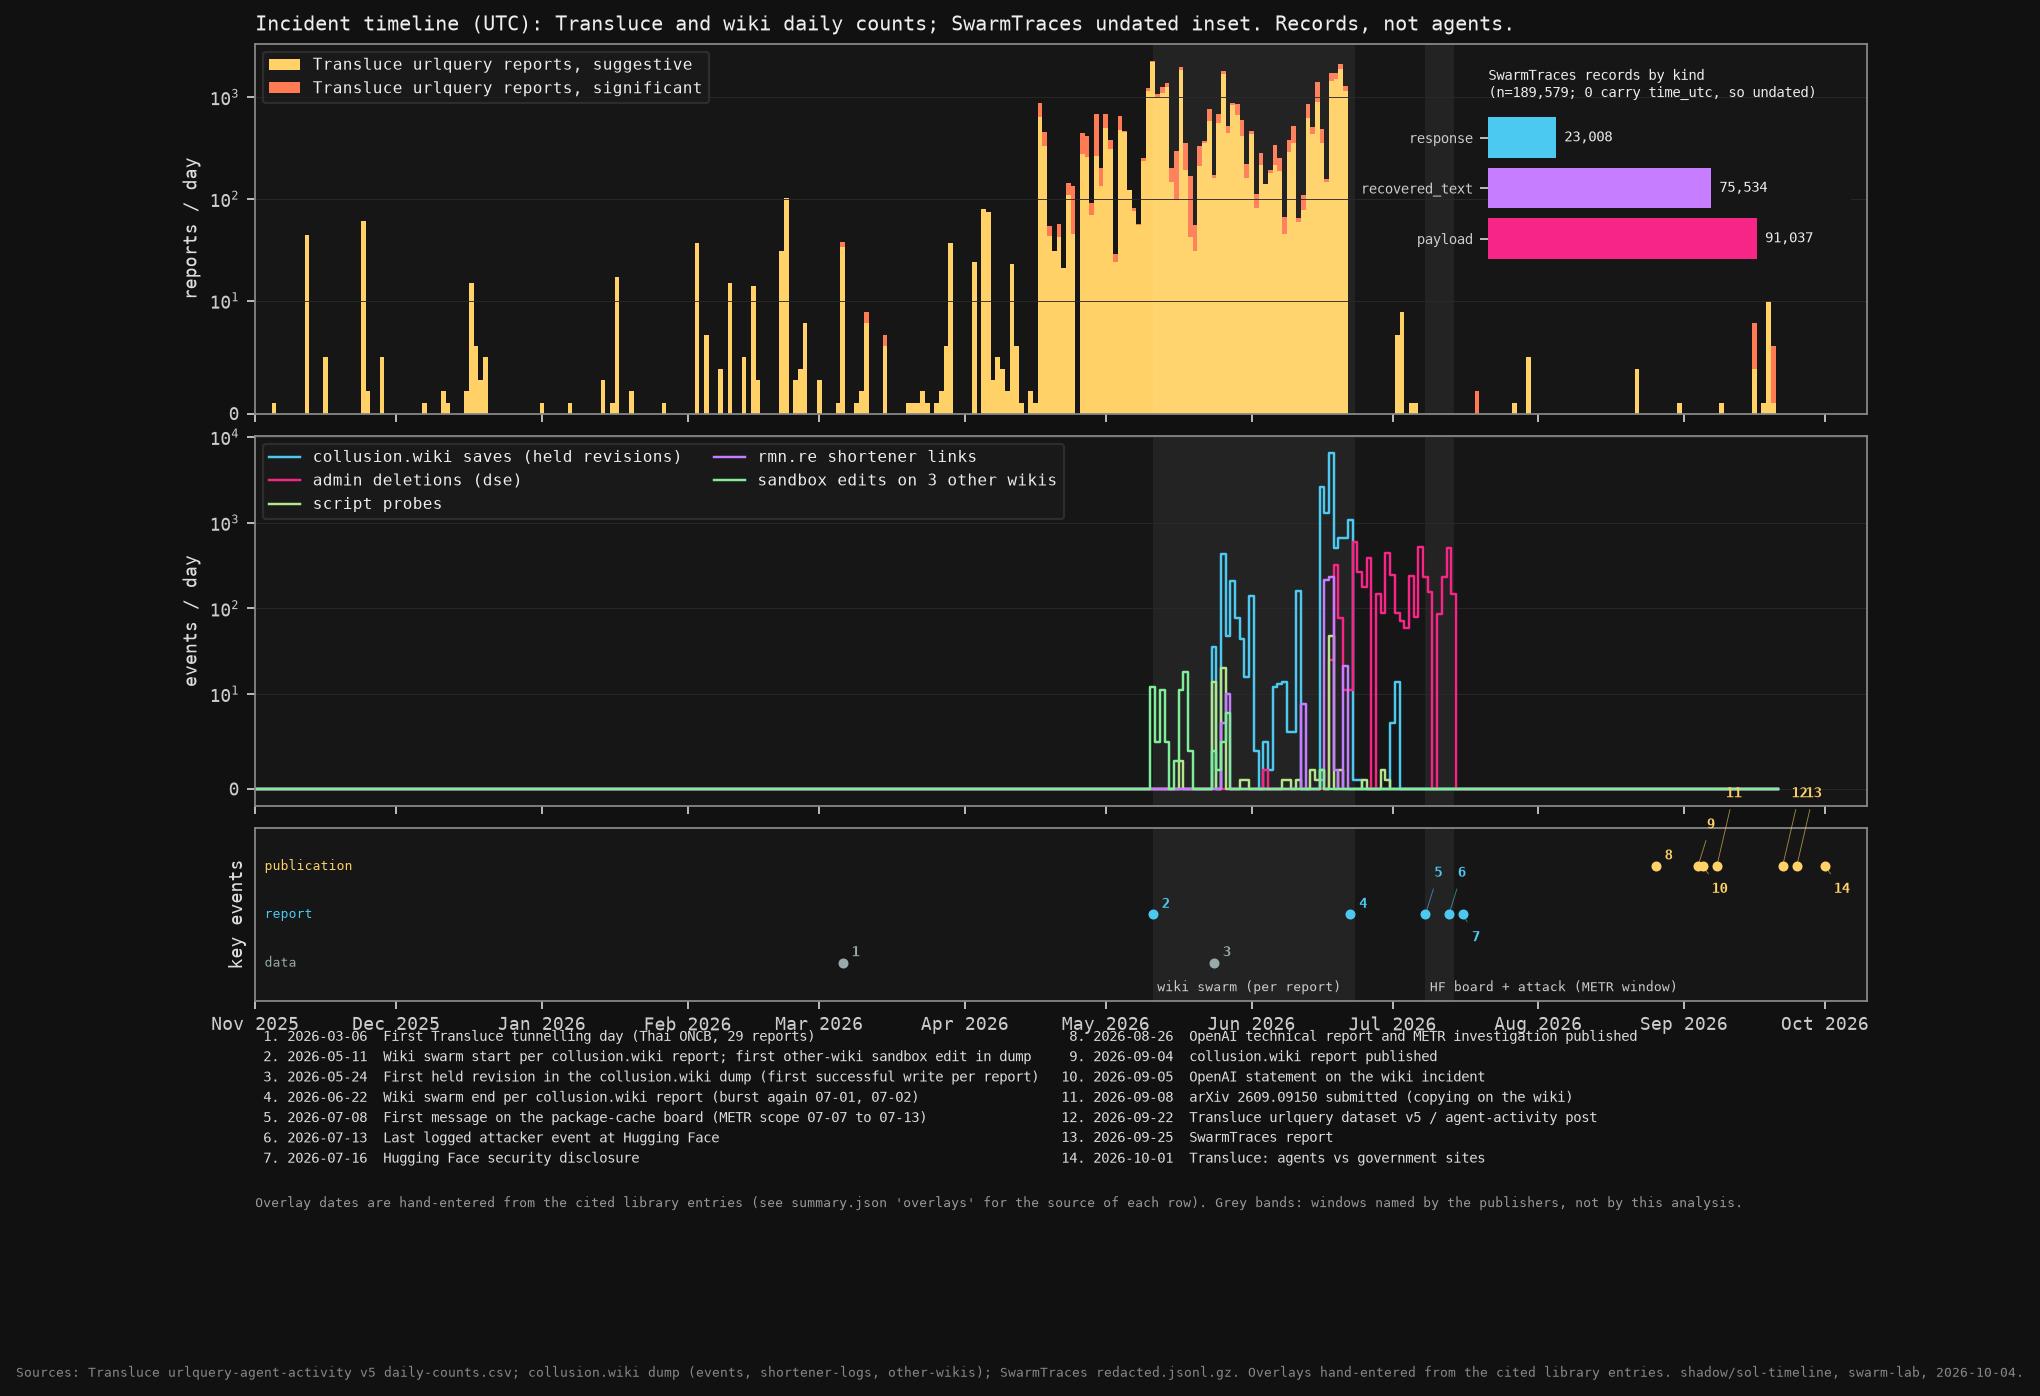

The Python source for this figure:
#!/usr/bin/env python3
"""Unified daily incident timeline across three public in-the-wild agent-swarm datasets.

Inputs (never committed; pass --data pointing at a directory that holds them):
  <data>/transluce/urlquery-agent-activity-2026-09-22-v5/{daily-counts.csv,daily-source-counts.csv,methods.json,report-sources.csv}
  <data>/collusion-wiki/{revisions,events,pages}.jsonl.gz, shortener-logs.json.gz, other-wikis.json.gz
  <data>/swarmtraces/redacted.jsonl.gz

Outputs (derived aggregates only, committed):
  daily.csv            one row per UTC day, one column per series
  shared_sources.csv   Transluce source buckets that also leave traces in the wiki dump
  summary.json         headline numbers used in FINDING.md
  timeline.png/.svg    figure 1, the stacked daily timeline
  shared.png/.svg      figure 2, per-source daily series for the shared sources

Descriptive only. No model calls. Counts are counts of records in each publisher's selection,
not counts of agents or of successful actions.
"""
import argparse, collections, csv, gzip, json, math, os, re
from urllib.parse import urlsplit
from datetime import date, datetime, timedelta

HOST_RE = re.compile(r"https?://([^/\s\"'<>\]\)|]+)", re.I)

# Hand-entered overlays. Every row cites the library entry or dataset file it was read from.
OVERLAYS = [
    # (date, label, kind, source)
    ("2026-03-06", "First Transluce tunnelling day (Thai ONCB, 29 reports)", "data", "transluce daily-source-counts.csv"),
    ("2026-05-11", "Wiki swarm start per collusion.wiki report; first other-wiki sandbox edit in dump", "report", "[[collusion-wiki-2026-discovery]], other-wikis.json.gz"),
    ("2026-05-24", "First held revision in the collusion.wiki dump (first successful write per report)", "data", "collusion-wiki manifest.json.gz, [[collusion-wiki-2026-discovery]]"),
    ("2026-06-22", "Wiki swarm end per collusion.wiki report (burst again 07-01, 07-02)", "report", "[[collusion-wiki-2026-discovery]]"),
    ("2026-07-08", "First message on the package-cache board (METR scope 07-07 to 07-13)", "report", "[[metr-2026-brief]]"),
    ("2026-07-13", "Last logged attacker event at Hugging Face", "report", "[[huggingface-2026-security]]"),
    ("2026-07-16", "Hugging Face security disclosure", "report", "[[huggingface-2026-security]]"),
    ("2026-08-26", "OpenAI technical report and METR investigation published", "publication", "[[openai-2026-hugging]], [[metr-2026-brief]]"),
    ("2026-09-04", "collusion.wiki report published", "publication", "[[collusion-wiki-2026-discovery]]"),
    ("2026-09-05", "OpenAI statement on the wiki incident", "publication", "[[x-openai-2096133504417616165]]"),
    ("2026-09-08", "arXiv 2609.09150 submitted (copying on the wiki)", "publication", "[[de-marzo-2026-copying]], https://arxiv.org/abs/2609.09150 (submission date checked)"),
    ("2026-09-22", "Transluce urlquery dataset v5 / agent-activity post", "publication", "[[transluce-2026-early]], dataset README"),
    ("2026-09-25", "SwarmTraces report", "publication", "[[swarmtraces-2026-revealing]], [[x-jeffladish-2103584701357437133]]"),
    ("2026-10-01", "Transluce: agents vs government sites", "publication", "[[x-transluceai-2105725928357937410]]"),
]
WINDOWS = [
    ("2026-05-11", "2026-06-22", "wiki swarm (per report)"),
    ("2026-07-08", "2026-07-13", "HF board + attack (METR window)"),
]


def daterange(a, b):
    d = a
    while d <= b:
        yield d
        d += timedelta(days=1)


def load_transluce(root):
    d = os.path.join(root, "transluce", "urlquery-agent-activity-2026-09-22-v5")
    daily = {}
    for r in csv.DictReader(open(os.path.join(d, "daily-counts.csv"))):
        daily[r["date_utc"]] = {k: int(r[k]) for k in ("significant", "suggestive", "total")}
    src_daily = collections.defaultdict(collections.Counter)
    for r in csv.DictReader(open(os.path.join(d, "daily-source-counts.csv"))):
        src_daily[r["data_source"]][r["date_utc"]] += int(r["reports"])
    methods = json.load(open(os.path.join(d, "methods.json")))
    markers = collections.defaultdict(set)
    for m in methods:
        if m.get("markers") and m.get("label"):
            for mk in m["markers"]:
                markers[m["label"]].add(mk.lower())
    # normalise method labels to the display buckets used in daily-source-counts
    alias = {
        "IHME health data": "IHME", "IHME proxy references": "IHME",
        "Mapillary API": "Mapillary", "Mapillary API proxy references": "Mapillary",
        "Drivelah research": "Drivelah", "Drivelah proxy references": "Drivelah",
        "GBBC Canada 2024": "GBBC", "SND Airtable view": "SND Airtable", "SND Airtable share": "SND Airtable",
        "SND Airtable base": "SND Airtable", "SEC county statistics": "SEC county data",
        "UNM Valmora archive": "UNM digital library", "UNM proxy references": "UNM digital library",
        "IEA charts": "IEA", "IEA statistical pages and tools": "IEA", "School history": "Woodlands House School",
        "Woodlands House School history": "Woodlands House School", "MAX exact PDF Q2": "MAX budget documents",
        "MAX exact PDF Q3": "MAX budget documents", "Thai NSO proxy references": "Thai NSO",
        "Thrill proxy references": "Thrill Data", "UNCTAD proxy references": "UNCTAD",
        "AIHW proxy references": "AIHW", "DataUSA proxy references": "DataUSA",
        "Maryland school-query proxy references": "Maryland school report cards",
        "Data for India chart assets": "Data for India", "NZ vegetation API": "NZ vegetation API",
        "NYSED enrollment institution": "NYSED", "Yahoo CYBR archived history": "Yahoo CYBR",
    }
    bucket_markers = collections.defaultdict(set)
    for lab, mks in markers.items():
        bucket_markers[alias.get(lab, lab)] |= mks
    # Normalize path-bearing markers to hosts; PDF filenames and bare ids are not domains.
    host_markers = {b: {m.split("/")[0] for m in mks if "." in m and not m.split("/")[0].endswith(".pdf")}
                    for b, mks in bucket_markers.items()}
    host_markers = {b: m for b, m in host_markers.items() if m}
    return daily, src_daily, host_markers


def load_wiki(root):
    d = os.path.join(root, "collusion-wiki")
    revs = [json.loads(l) for l in gzip.open(os.path.join(d, "revisions.jsonl.gz"), "rt")]
    events = [json.loads(l) for l in gzip.open(os.path.join(d, "events.jsonl.gz"), "rt")]
    pages = [json.loads(l) for l in gzip.open(os.path.join(d, "pages.jsonl.gz"), "rt")]
    sh = json.load(gzip.open(os.path.join(d, "shortener-logs.json.gz"), "rt"))
    ow = json.load(gzip.open(os.path.join(d, "other-wikis.json.gz"), "rt"))
    series = collections.defaultdict(collections.Counter)
    for e in events:
        series["wiki_" + e["event_type"]][e["time"][:10]] += 1
    for s in sh["sites"]:
        for l in s["links"]:
            if l.get("time"):
                series["wiki_shortener"][l["time"][:10]] += 1
    for p in ow["pages"]:
        for r in p["revisions"]:
            series["wiki_other_sandbox"][r["time"][:10]] += 1
    return revs, pages, series, events


def load_swarmtraces(root):
    kinds = collections.Counter(); dated = 0; n = 0
    for l in gzip.open(os.path.join(root, "swarmtraces", "redacted.jsonl.gz"), "rt"):
        r = json.loads(l); n += 1
        kinds[r["kind"]] += 1
        if r.get("time_utc"):
            dated += 1
    return n, dated, kinds


def main():
    ap = argparse.ArgumentParser()
    ap.add_argument("--data", required=True)
    ap.add_argument("--out", default=os.path.dirname(os.path.abspath(__file__)))
    ap.add_argument("--no-fig", action="store_true")
    a = ap.parse_args()
    os.makedirs(a.out, exist_ok=True)

    t_daily, t_src, host_markers = load_transluce(a.data)
    # Only buckets actually represented in daily-source-counts enter the overlap census.
    host_markers = {b: m for b, m in host_markers.items() if b in t_src}
    revs, pages, w_series, events = load_wiki(a.data)
    st_n, st_dated, st_kinds = load_swarmtraces(a.data)

    # ---- daily table -------------------------------------------------------
    all_days = set(t_daily) | {d for s in w_series.values() for d in s}
    d0 = min(date.fromisoformat(x) for x in all_days)
    d1 = max(date.fromisoformat(x) for x in all_days)
    cols = ["transluce_total", "transluce_significant", "transluce_suggestive",
            "wiki_save", "wiki_delete", "wiki_probe", "wiki_revert", "wiki_shortener", "wiki_other_sandbox"]
    rows = []
    for d in daterange(d0, d1):
        k = d.isoformat()
        t = t_daily.get(k, {"total": 0, "significant": 0, "suggestive": 0})
        row = {"date_utc": k, "transluce_total": t["total"], "transluce_significant": t["significant"],
               "transluce_suggestive": t["suggestive"]}
        for c in cols[3:]:
            row[c] = w_series[c].get(k, 0)
        rows.append(row)
    with open(os.path.join(a.out, "daily.csv"), "w", newline="") as f:
        w = csv.DictWriter(f, fieldnames=["date_utc"] + cols); w.writeheader(); w.writerows(rows)

    # ---- shared sources ----------------------------------------------------
    # wiki side: revisions whose body links a host containing a Transluce marker; pages whose family prefix matches
    fam_alias = {"datausa": "DataUSA", "ihme": "IHME", "aihw": "AIHW", "oecd": "OECD", "unaids": "UNAIDS"}
    wiki_rev_by_bucket = collections.defaultdict(collections.Counter)
    wiki_pages_by_bucket = collections.Counter()
    rev_hit_any = 0
    for r in revs:
        hosts = {urlsplit("https://" + h.rstrip(".,;")).hostname for h in HOST_RE.findall(r.get("body") or "")}
        hosts.discard(None)
        hit = False
        for b, mks in host_markers.items():
            if any(h == m or h.endswith("." + m) for h in hosts for m in mks):
                wiki_rev_by_bucket[b][r["time"][:10]] += 1; hit = True
        rev_hit_any += hit
    for p in pages:
        pref = p["page_family"].split("-")[0]
        if pref in fam_alias:
            wiki_pages_by_bucket[fam_alias[pref]] += 1
    shared = []
    for b in sorted(t_src, key=lambda x: -sum(t_src[x].values())):
        tr = t_src[b]; wr = wiki_rev_by_bucket.get(b, collections.Counter())
        if not wr and not wiki_pages_by_bucket.get(b):
            continue
        t_days = {d for d in tr if "2026-05-11" <= d <= "2026-07-02"}
        w_days = set(wr)
        jac = len(t_days & w_days) / len(t_days | w_days) if (t_days | w_days) else float("nan")
        shared.append({
            "source": b,
            "transluce_reports": sum(tr.values()),
            "transluce_first": min(tr), "transluce_last": max(tr),
            "transluce_peak_day": min(tr, key=lambda d: (-tr[d], d)), "transluce_peak_n": tr.most_common(1)[0][1],
            "wiki_revisions_linking": sum(wr.values()),
            "wiki_pages_in_family": wiki_pages_by_bucket.get(b, 0),
            "wiki_first": min(wr) if wr else "", "wiki_last": max(wr) if wr else "",
            "wiki_peak_day": min(wr, key=lambda d: (-wr[d], d)) if wr else "",
            "wiki_peak_n": wr.most_common(1)[0][1] if wr else 0,
            "peak_lag_days": ((date.fromisoformat(min(wr, key=lambda d: (-wr[d], d))) - date.fromisoformat(min(tr, key=lambda d: (-tr[d], d)))).days if wr else ""),
            "active_day_jaccard_wiki_window": round(jac, 3) if jac == jac else "",
        })
    # wiki-only families with no Transluce bucket (for the table footer)
    wiki_only = {fam_alias[k]: v for k, v in collections.Counter(p["page_family"].split("-")[0] for p in pages).items()
                 if k in fam_alias and fam_alias[k] not in t_src}
    with open(os.path.join(a.out, "shared_sources.csv"), "w", newline="") as f:
        w = csv.DictWriter(f, fieldnames=list(shared[0].keys())); w.writeheader(); w.writerows(shared)

    # ---- exact cross-reference: wiki revisions that link a urlquery report ------
    uq = [(r["time"], r.get("label") or "<anon>", m) for r in revs for m in re.findall(r"urlquery\.net/report/([0-9a-f-]{36})", r.get("body") or "")]
    uq_ids = sorted({m for _, _, m in uq})
    rs = {}
    for r in csv.DictReader(open(os.path.join(a.data, "transluce", "urlquery-agent-activity-2026-09-22-v5", "report-sources.csv"))):
        if r["report_id"] in uq_ids:
            rs[r["report_id"]] = (r["report_date_utc"], r["data_source"])

    # ---- co-movement inside the wiki window (descriptive, post-hoc) -----------
    def rank(v):
        order = sorted(range(len(v)), key=lambda i: v[i]); r = [0.0] * len(v); i = 0
        while i < len(order):
            j = i
            while j + 1 < len(order) and v[order[j + 1]] == v[order[i]]:
                j += 1
            for k in range(i, j + 1):
                r[order[k]] = (i + j) / 2 + 1
            i = j + 1
        return r

    def spearman(x, y):
        rx, ry = rank(x), rank(y); n = len(x)
        mx, my = sum(rx) / n, sum(ry) / n
        num = sum((a - mx) * (b - my) for a, b in zip(rx, ry))
        den = math.sqrt(sum((a - mx) ** 2 for a in rx) * sum((b - my) ** 2 for b in ry))
        return num / den if den else float("nan")

    win = [r for r in rows if "2026-05-24" <= r["date_utc"] <= "2026-06-22"]
    tx = [r["transluce_total"] for r in win]; wy = [r["wiki_save"] for r in win]
    rho = spearman(tx, wy)
    # last day with any Transluce report before the long gap, and last wiki save day in the main run
    t_days_nonzero = sorted(k for k, v in t_daily.items() if v["total"])
    t_last_before_gap = max(d for d in t_days_nonzero if d < "2026-07-01")
    w_last_main = max(d for d, n in w_series["wiki_save"].items() if n and d < "2026-07-01")
    comove = {"window": "2026-05-24..2026-06-22", "days": len(win), "days_both_nonzero": sum(1 for a, b in zip(tx, wy) if a and b),
              "spearman_rho_daily_transluce_total_vs_wiki_save": round(rho, 3),
              "transluce_last_nonzero_day_before_july": t_last_before_gap, "wiki_last_save_day_before_july": w_last_main,
              "transluce_reports_2026-06-22_to_07-13": sum(v["total"] for k, v in t_daily.items() if "2026-06-22" <= k <= "2026-07-13"),
              "transluce_reports_in_HF_window_07-08_to_07-13": sum(v["total"] for k, v in t_daily.items() if "2026-07-08" <= k <= "2026-07-13")}

    # ---- summary -----------------------------------------------------------
    t_total = sum(v["total"] for v in t_daily.values())
    t_in_wiki_window = sum(v["total"] for k, v in t_daily.items() if "2026-05-11" <= k <= "2026-06-22")
    t_before_wiki = sum(v["total"] for k, v in t_daily.items() if k < "2026-05-11")
    t_after_july = sum(v["total"] for k, v in t_daily.items() if k >= "2026-07-14")
    shared_buckets = {s["source"] for s in shared}
    t_in_shared = sum(sum(t_src[b].values()) for b in shared_buckets)
    t_src_total = sum(sum(c.values()) for c in t_src.values())
    saves = w_series["wiki_save"]; dels = w_series["wiki_delete"]
    summary = {
        "transluce": {"included_reports_in_chart": t_total, "days": len(t_daily),
                      "first_nonzero_day": min(k for k, v in t_daily.items() if v["total"]),
                      "last_nonzero_day": max(k for k, v in t_daily.items() if v["total"]),
                      "peak_day": max(t_daily, key=lambda k: t_daily[k]["total"]),
                      "peak_n": max(v["total"] for v in t_daily.values()),
                      "in_wiki_window_2026-05-11_to_06-22": t_in_wiki_window,
                      "before_2026-05-11": t_before_wiki, "on_or_after_2026-07-14": t_after_july,
                      "source_buckets": len(t_src), "source_buckets_with_wiki_trace": len(shared_buckets),
                      "reports_in_shared_buckets": t_in_shared, "reports_with_source_row": t_src_total,
                      "share_in_shared_buckets": round(t_in_shared / t_src_total, 4)},
        "wiki": {"held_revisions": len(revs), "first": min(saves), "last": max(saves),
                 "peak_day": saves.most_common(1)[0][0], "peak_n": saves.most_common(1)[0][1],
                 "admin_deletions": sum(dels.values()), "deletions_first": min(dels), "deletions_last": max(dels),
                 "probes": sum(w_series["wiki_probe"].values()), "shortener_links": sum(w_series["wiki_shortener"].values()),
                 "other_sandbox_revisions": sum(w_series["wiki_other_sandbox"].values()),
                 "other_sandbox_first": min(w_series["wiki_other_sandbox"]),
                 "revisions_linking_transluce_tracked_host": rev_hit_any,
                 "share_linking": round(rev_hit_any / len(revs), 4),
                 "page_families_no_transluce_bucket": wiki_only,
                 "urlquery_report_links": [{"wiki_reference_count": sum(m == i for _, _, m in uq),
                                            "transluce_report_time": rs.get(i, ("", ""))[0],
                                            "transluce_source": rs.get(i, ("", ""))[1]} for i in uq_ids]},
        "swarmtraces": {"records": st_n, "records_with_time_utc": st_dated, "by_kind": dict(st_kinds)},
        "comovement": comove,
        "overlays": [dict(zip(("date", "label", "kind", "source"), o)) for o in OVERLAYS],
        "windows": [dict(zip(("start", "end", "label"), w)) for w in WINDOWS],
    }
    json.dump(summary, open(os.path.join(a.out, "summary.json"), "w"), indent=1)
    print(json.dumps(summary, indent=1)[:4000])
    if a.no_fig:
        return

    # ---- figures -----------------------------------------------------------
    import matplotlib
    matplotlib.use("Agg")
    import matplotlib.pyplot as plt
    import matplotlib.dates as mdates
    plt.rcParams.update({"font.family": "monospace", "font.size": 8, "axes.edgecolor": "#888", "axes.labelcolor": "#ddd",
                         "xtick.color": "#ccc", "ytick.color": "#ccc", "text.color": "#eee", "figure.facecolor": "#111",
                         "axes.facecolor": "#161616", "grid.color": "#2a2a2a", "legend.facecolor": "#1b1b1b", "legend.edgecolor": "#333"})
    xs = [date.fromisoformat(r["date_utc"]) for r in rows]
    fig, (ax1, ax2, ax3, ax4) = plt.subplots(4, 1, figsize=(13, 9.5), gridspec_kw={"height_ratios": [3, 3, 1.4, 1.55], "hspace": 0.08})
    ax2.sharex(ax1); ax3.sharex(ax1)
    ax1.tick_params(labelbottom=False); ax2.tick_params(labelbottom=False)
    C = {"sig": "#ff7b54", "sug": "#ffd166", "save": "#4cc9f0", "del": "#f72585", "probe": "#b5e48c", "short": "#c77dff", "other": "#80ed99"}
    ax1.bar(xs, [r["transluce_suggestive"] for r in rows], color=C["sug"], width=1, label="Transluce urlquery reports, suggestive")
    ax1.bar(xs, [r["transluce_significant"] for r in rows], bottom=[r["transluce_suggestive"] for r in rows], color=C["sig"], width=1, label="Transluce urlquery reports, significant")
    ax1.set_yscale("symlog", linthresh=10); ax1.set_ylabel("reports / day"); ax1.grid(True, axis="y", lw=0.4)
    ax1.legend(loc="upper left", fontsize=7, frameon=True)
    ax1.set_title("Incident timeline (UTC): Transluce and wiki daily counts; SwarmTraces undated inset. Records, not agents.", fontsize=9, loc="left")
    for k, col, lab in [("wiki_save", C["save"], "collusion.wiki saves (held revisions)"), ("wiki_delete", C["del"], "admin deletions (dse)"),
                        ("wiki_probe", C["probe"], "script probes"), ("wiki_shortener", C["short"], "rmn.re shortener links"),
                        ("wiki_other_sandbox", C["other"], "sandbox edits on 3 other wikis")]:
        ys = [r[k] for r in rows]
        ax2.plot(xs, ys, color=col, lw=1.1, label=lab, drawstyle="steps-mid")
    ax2.set_yscale("symlog", linthresh=10); ax2.set_ylabel("events / day"); ax2.grid(True, axis="y", lw=0.4)
    ax2.legend(loc="upper left", fontsize=7, ncol=2)
    for ax in (ax1, ax2, ax3):
        for s, e, lab in WINDOWS:
            ax.axvspan(date.fromisoformat(s), date.fromisoformat(e) + timedelta(days=1), color="#ffffff", alpha=0.06, lw=0)
    # overlay strip
    ax3.set_ylim(0, 1); ax3.set_yticks([]); ax3.set_ylabel("key events")
    kinds_y = {"data": 0.22, "report": 0.5, "publication": 0.78}
    kc = {"data": "#9aa", "report": "#4cc9f0", "publication": "#ffd166"}
    for i, (d, lab, kind, src) in enumerate(OVERLAYS):
        x = date.fromisoformat(d); y = kinds_y[kind]
        # stagger numbers so same-row neighbours within ~10 days do not sit on top of each other
        prev_same = [j for j, o in enumerate(OVERLAYS[:i]) if o[2] == kind and abs((x - date.fromisoformat(o[0])).days) <= 20]
        off = [3, 17, -12, 31][len(prev_same) % 4]
        ax3.plot([x], [y], marker="o", ms=3.5, color=kc[kind])
        ax3.annotate(str(i + 1), (x, y), xytext=(4, off), textcoords="offset points", fontsize=6.5, color=kc[kind], fontweight="bold",
                     arrowprops=dict(arrowstyle="-", color=kc[kind], lw=0.4, alpha=0.6) if prev_same else None)
    for s, e, lab in WINDOWS:
        ax3.annotate(lab, (date.fromisoformat(s), 0.03), fontsize=6, color="#ccc", xytext=(2, 2), textcoords="offset points")
    for kind, yy in kinds_y.items():
        ax3.text(date(2025, 11, 3), yy, kind, fontsize=6, color=kc[kind], va="center")
    # numbered key for the overlay strip, two columns
    ax4.axis("off")
    half = math.ceil(len(OVERLAYS) / 2)
    for col, chunk in enumerate((OVERLAYS[:half], OVERLAYS[half:])):
        lines = [f"{col * half + j + 1:>2}. {d}  {lab}" for j, (d, lab, kind, src) in enumerate(chunk)]
        ax4.text(0.0 if col == 0 else 0.5, 0.98, "\n".join(lines), transform=ax4.transAxes, fontsize=6.3, va="top", ha="left", color="#ddd", linespacing=1.45)
    ax4.text(0.0, 0.02, "Overlay dates are hand-entered from the cited library entries (see summary.json 'overlays' for the source of each row). Grey bands: windows named by the publishers, not by this analysis.", transform=ax4.transAxes, fontsize=6, color="#999", va="bottom")
    ax3.xaxis.set_major_locator(mdates.MonthLocator()); ax3.xaxis.set_major_formatter(mdates.DateFormatter("%b %Y"))
    ax3.set_xlim(date(2025, 11, 1), date(2026, 10, 10))
    # SwarmTraces inset (undated)
    # placed over the empty right third of the top panel (after 2026-07-14 the Transluce series is near zero)
    ins = ax1.inset_axes([0.765, 0.40, 0.225, 0.42])
    ks = ["payload", "recovered_text", "response"]
    ins.barh(range(len(ks)), [st_kinds[k] for k in ks], color=["#f72585", "#c77dff", "#4cc9f0"])
    ins.set_yticks(range(len(ks))); ins.set_yticklabels(ks)
    for i, k in enumerate(ks):
        ins.text(st_kinds[k], i, f" {st_kinds[k]:,}", va="center", fontsize=6.5)
    ins.set_title(f"SwarmTraces records by kind\n(n={st_n:,}; {st_dated} carry time_utc, so undated)", fontsize=6.3, loc="left")
    ins.set_facecolor("#161616")
    ins.set_xticks([]); ins.tick_params(axis="y", labelsize=6.5); ins.set_xlim(0, max(st_kinds.values()) * 1.35)
    for sp in ins.spines.values(): sp.set_visible(False)
    fig.text(0.01, 0.003, "Sources: Transluce urlquery-agent-activity v5 daily-counts.csv; collusion.wiki dump (events, shortener-logs, other-wikis); SwarmTraces redacted.jsonl.gz. "
             "Overlays hand-entered from the cited library entries. shadow/sol-timeline, swarm-lab, 2026-10-04.", fontsize=6, color="#888")
    fig.savefig(os.path.join(a.out, "timeline.png"), dpi=160, bbox_inches="tight")
    fig.savefig(os.path.join(a.out, "timeline.svg"), bbox_inches="tight")

    # figure 2: shared sources
    sh = [s for s in shared if s["wiki_revisions_linking"] > 0]
    n = len(sh); ncol = 2; nrow = math.ceil(n / ncol)
    fig2, axes = plt.subplots(nrow, ncol, figsize=(13, 2.5 * nrow), sharex=True, squeeze=False)
    lo_d, hi_d = date(2026, 5, 1), date(2026, 7, 5)
    span = list(daterange(lo_d, hi_d))
    for ax, s in zip(axes.flat, sh):
        b = s["source"]
        tr = [t_src[b].get(d.isoformat(), 0) for d in span]
        wr = [wiki_rev_by_bucket[b].get(d.isoformat(), 0) for d in span]
        ax.bar(span, tr, width=1, color=C["sig"], alpha=0.85, label="Transluce reports")
        ax.plot(span, wr, color=C["save"], lw=1.2, drawstyle="steps-mid", label="wiki revisions linking host")
        ax.set_xlim(lo_d, hi_d)
        ax.set_yscale("symlog", linthresh=5); ax.grid(True, axis="y", lw=0.3)
        ax.set_title(f"{b}\nTransluce {s['transluce_reports']:,} reports, all dates (peak {s['transluce_peak_day'][5:]}); wiki {s['wiki_revisions_linking']:,} revisions (peak {s['wiki_peak_day'][5:]}); peak lag {s['peak_lag_days']:+d} d", fontsize=7, loc="left")
        for st, en, _ in WINDOWS:
            ax.axvspan(date.fromisoformat(st), date.fromisoformat(en) + timedelta(days=1), color="#fff", alpha=0.05, lw=0)
    for ax in axes.flat[n:]:
        ax.axis("off")
    h, l = axes.flat[0].get_legend_handles_labels()
    fig2.legend(h, l, fontsize=7, loc="upper right", ncol=2, frameon=False, bbox_to_anchor=(0.99, 0.963))
    for ax in axes.flat:
        ax.xaxis.set_major_locator(mdates.WeekdayLocator(byweekday=0, interval=2)); ax.xaxis.set_major_formatter(mdates.DateFormatter("%m-%d"))
    # make sure the last visible panel in each column carries x tick labels
    for c in range(ncol):
        vis = [axes[r][c] for r in range(nrow) if r * ncol + c < n]
        if vis:
            vis[-1].tick_params(labelbottom=True)
    fig2.suptitle("Shared target domains: May to early July 2026 (UTC days)\nTransluce reports per source bucket vs wiki revisions linking a matching host. Titles give whole-dump totals.", fontsize=8.5, x=0.01, ha="left")
    fig2.tight_layout(rect=(0, 0, 1, 0.935))
    fig2.savefig(os.path.join(a.out, "shared.png"), dpi=160, bbox_inches="tight")
    fig2.savefig(os.path.join(a.out, "shared.svg"), bbox_inches="tight")
    print("figures written")


if __name__ == "__main__":
    main()
